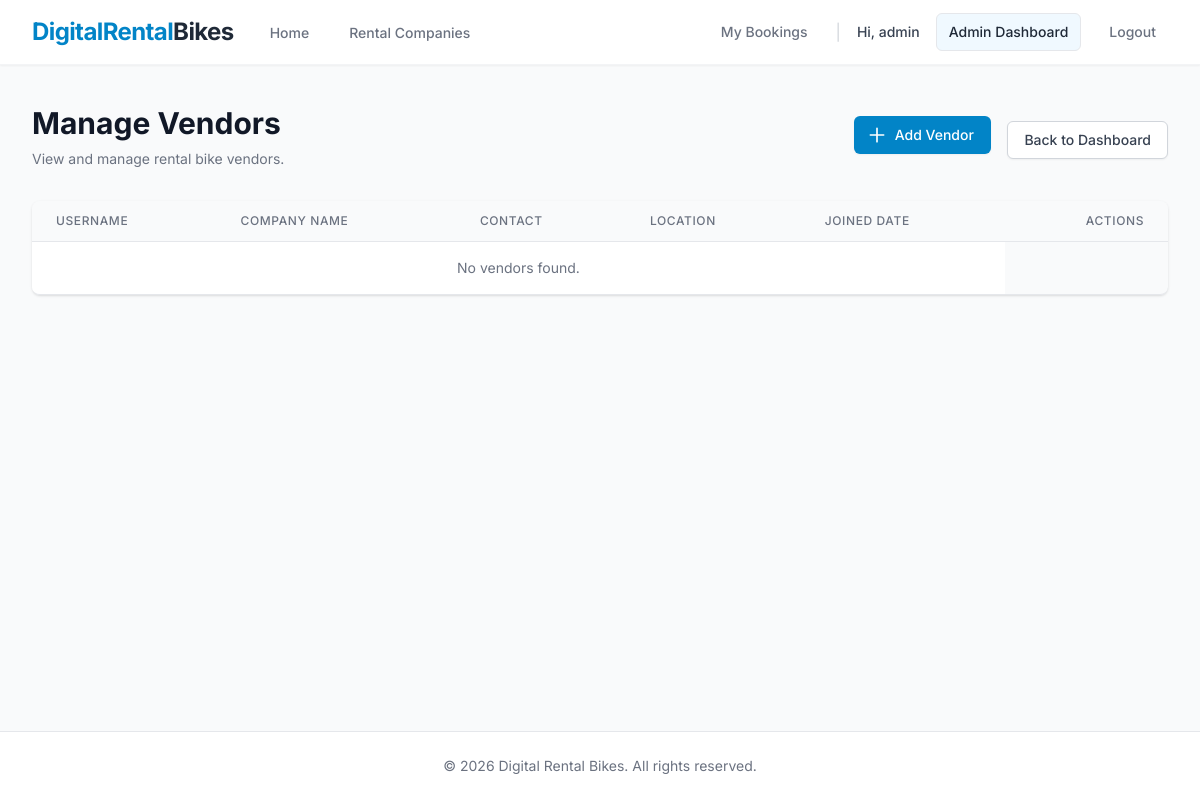
The app's page /admin-dashboard/vendors/ (signed in), older data.
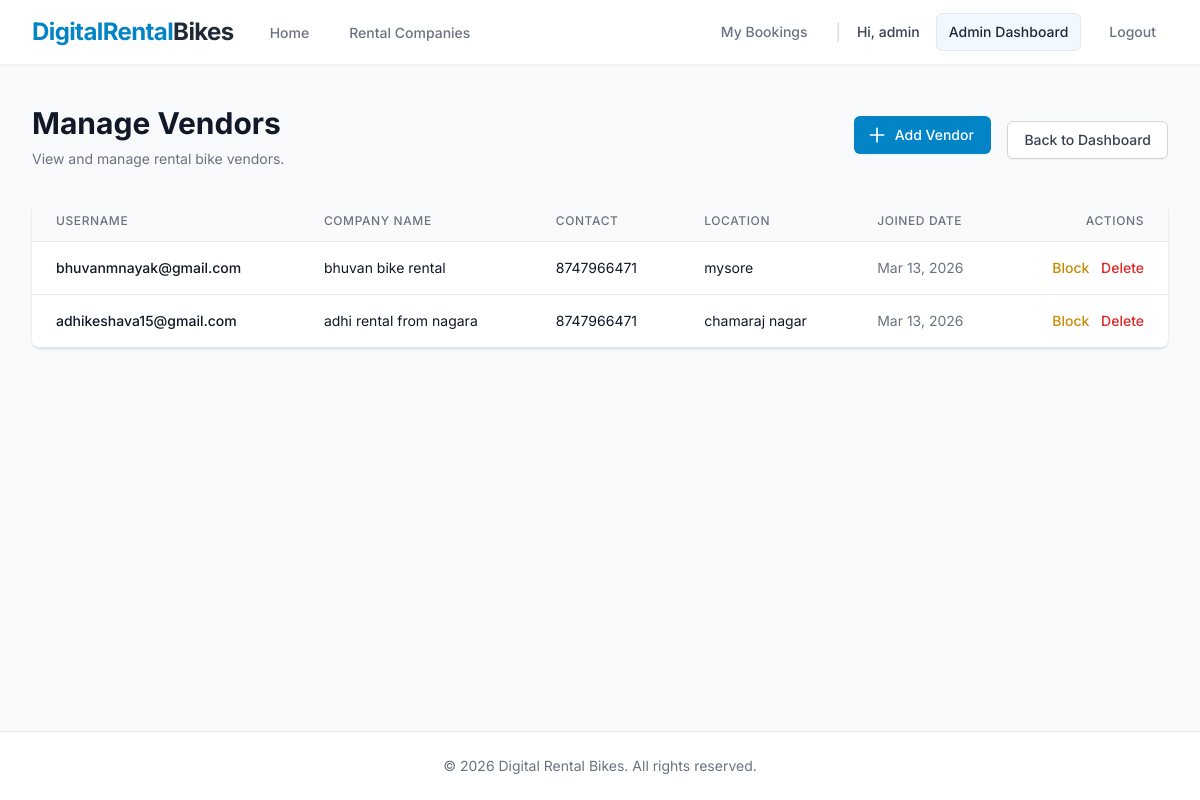
The same page, newer data.
### core/models.py (models this page shows, shortened)
class UserProfile(models.Model):
    class RoleChoices(models.TextChoices):
        ADMIN = 'ADMIN', 'Admin'
        VENDOR = 'VENDOR', 'Vendor'
        USER = 'USER', 'User'
    user = models.OneToOneField(User, on_delete=models.CASCADE, related_name='profile')
    role = models.CharField(max_length=20, choices=RoleChoices.choices, default=RoleChoices.USER)
    identity_verified = models.BooleanField(default=False)

class Company(models.Model):
    user = models.OneToOneField(User, on_delete=models.CASCADE, related_name='vendor_company', null=True, blank=True)
    name = models.CharField(max_length=255)
    location = models.CharField(max_length=255)
    contact = models.CharField(max_length=50)
    description = models.TextField(blank=True, null=True)
    upi_qr_image = models.ImageField(upload_to='upi_qr/', blank=True, null=True)
    created_at = models.DateTimeField(auto_now_add=True)

### core/views.py (the view)
# urls.py: path('admin-dashboard/vendors/', views.manage_vendors, name='manage_vendors'),
@user_passes_test(lambda u: u.is_staff)
def manage_vendors(request):
    vendors = UserProfile.objects.filter(role=UserProfile.RoleChoices.VENDOR)
    return render(request, 'core/manage_vendors.html', {'vendors': vendors})

### core/templates/core/manage_vendors.html (shortened to what the changed rows need)
{% extends 'base.html' %}
{% block content %}
<div class="max-w-7xl mx-auto px-4 sm:px-6 lg:px-8 py-10">
    <div class="flex items-center justify-between mb-8">
        <div>
            <h2 class="text-3xl font-bold text-gray-900">Manage Vendors</h2>
        </div>
    </div>
    <div class="flex flex-col">
        <div class="-my-2 overflow-x-auto sm:-mx-6 lg:-mx-8">
            <div class="py-2 align-middle inline-block min-w-full sm:px-6 lg:px-8">
                <div class="shadow overflow-hidden border-b border-gray-200 sm:rounded-lg">
                    <table class="min-w-full divide-y divide-gray-200">
                        <thead class="bg-gray-50">
                            <tr>
                                <th scope="col" class="px-6 py-3 text-left text-xs font-medium text-gray-500 uppercase tracking-wider">
                                    Username
                                </th>
                                <th scope="col" class="px-6 py-3 text-left text-xs font-medium text-gray-500 uppercase tracking-wider">
                                    Company Name
                                </th>
                                <th scope="col" class="px-6 py-3 text-left text-xs font-medium text-gray-500 uppercase tracking-wider">
                                    Contact
                                </th>
                                <th scope="col" class="px-6 py-3 text-left text-xs font-medium text-gray-500 uppercase tracking-wider">
                                    Location
                                </th>
                                <th scope="col" class="px-6 py-3 text-left text-xs font-medium text-gray-500 uppercase tracking-wider">
                                    Joined Date
                                </th>
                                <th scope="col" class="relative px-6 py-3 text-right text-xs font-medium text-gray-500 uppercase tracking-wider">
                                    Actions
                                </th>
                            </tr>
                        </thead>
                        <tbody class="bg-white divide-y divide-gray-200">
                            {% for vendor_profile in vendors %}
                            <tr class="hover:bg-gray-50 transition-colors">
                                <td class="px-6 py-4 whitespace-nowrap">
                                    <div class="text-sm font-medium text-gray-900">{{ vendor_profile.user.username }}</div>
                                </td>
                                <td class="px-6 py-4 whitespace-nowrap">
                                    <div class="text-sm text-gray-900">{{ vendor_profile.user.vendor_company.name|default:"-" }}</div>
                                </td>
                                <td class="px-6 py-4 whitespace-nowrap">
                                    <div class="text-sm text-gray-900">{{ vendor_profile.user.vendor_company.contact|default:"-" }}</div>
                                </td>
                                <td class="px-6 py-4 whitespace-nowrap">
                                    <div class="text-sm text-gray-900">{{ vendor_profile.user.vendor_company.location|default:"-" }}</div>
                                </td>
                                <td class="px-6 py-4 whitespace-nowrap text-sm text-gray-500">
                                    {{ vendor_profile.user.date_joined|date:"M d, Y" }}
                                </td>
                                <td class="px-6 py-4 whitespace-nowrap text-right text-sm font-medium space-x-2">
                                    <form action="{% url 'toggle_user_status' vendor_profile.user.id %}" method="POST" class="inline">
                                        <button type="submit" class="{% if vendor_profile.user.is_active %}text-yellow-600 hover:text-yellow-900{% else %}text-green-600 hover:text-green-900{% endif %} font-medium transition-colors">
                                            {% if vendor_profile.user.is_active %}Block{% else %}Unblock{% endif %}
                                        </button>
                                    </form>
                                    <form action="{% url 'delete_user_admin' vendor_profile.user.id %}" method="POST" class="inline" onsubmit="return confirm('Are you sure you want to delete this vendor? This will also remove their company and bike listings. This action cannot be undone.');">
                                        <button type="submit" class="text-red-600 hover:text-red-900 font-medium transition-colors">
                                            Delete
                                        </button>
                                    </form>
                                </td>
                            </tr>
                            {% empty %}
                            <tr>
                                <td colspan="5" class="px-6 py-4 whitespace-nowrap text-sm text-gray-500 text-center">
                                    No vendors found.
                                </td>
                            </tr>
                            {% endfor %}
                        </tbody>
                    </table>
                </div>
            </div>
        </div>
    </div>
</div>
{% endblock %}

Row changes from the older to the newer data that the page shows:
added UserProfile: user.username "bhuvanmnayak@gmail.com", user.vendor_company.name "bhuvan bike rental", user.vendor_company.contact "8747966471", user.vendor_company.location "mysore", user.date_joined "Mar 13, 2026", shows "Block"
added UserProfile: user.username "adhikeshava15@gmail.com", user.vendor_company.name "adhi rental from nagara", user.vendor_company.contact "8747966471", user.vendor_company.location "chamaraj nagar", user.date_joined "Mar 13, 2026", shows "Block"
Text that changed along with them:
text no longer shown: "No vendors found."
